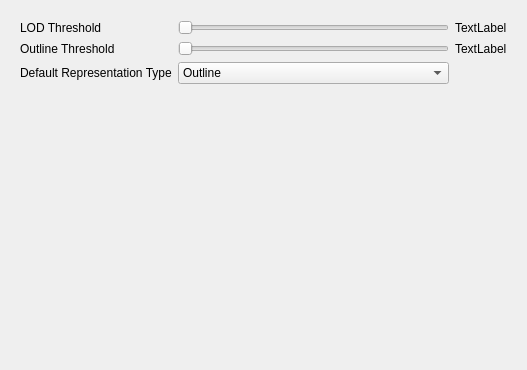
<?xml version="1.0" encoding="UTF-8"?>
<ui version="4.0">
 <class>qtCMBApplicationOptions</class>
 <widget class="QWidget" name="qtCMBApplicationOptions">
  <property name="geometry">
   <rect>
    <x>0</x>
    <y>0</y>
    <width>527</width>
    <height>370</height>
   </rect>
  </property>
  <property name="windowTitle">
   <string>Form</string>
  </property>
  <layout class="QVBoxLayout">
   <item>
    <widget class="QStackedWidget" name="stackedWidget">
     <property name="currentIndex">
      <number>2</number>
     </property>
     <widget class="QWidget" name="General">
      <layout class="QGridLayout" name="gridLayout">
       <item row="0" column="0">
        <widget class="QLabel" name="label_7">
         <property name="text">
          <string>Default directory to store meshes:</string>
         </property>
        </widget>
       </item>
       <item row="1" column="0" colspan="2">
        <widget class="QLineEdit" name="dirStoreMeshes"/>
       </item>
       <item row="2" column="0">
        <widget class="QLabel" name="label_8">
         <property name="text">
          <string>Default temp directory for scratch files:</string>
         </property>
        </widget>
       </item>
       <item row="3" column="0" colspan="2">
        <widget class="QLineEdit" name="dirTempScratchFiles"/>
       </item>
       <item row="3" column="2">
        <widget class="QPushButton" name="dirTempBrowserButton">
         <property name="sizePolicy">
          <sizepolicy hsizetype="Fixed" vsizetype="Fixed">
           <horstretch>0</horstretch>
           <verstretch>0</verstretch>
          </sizepolicy>
         </property>
         <property name="text">
          <string>Browse ...</string>
         </property>
        </widget>
       </item>
       <item row="4" column="0">
        <widget class="QLabel" name="label">
         <property name="text">
          <string>Maximum number of cloud points to be loaded:</string>
         </property>
        </widget>
       </item>
       <item row="4" column="1">
        <widget class="QLineEdit" name="maxNumberCloudPoints">
         <property name="toolTip">
          <string>&lt;html&gt;&lt;p&gt;Set the interval in &lt;b&gt;minutes&lt;/b&gt; after which the client sends a heart beat message to the server to avoid connection termination due to inactivity. &lt;b&gt;0&lt;/b&gt; means no heartbeats.&lt;/p&gt;&lt;/html&gt;</string>
         </property>
         <property name="statusTip">
          <string>&lt;html&gt;&lt;p&gt;Set the interval in &lt;b&gt;minutes&lt;/b&gt; after which the client sends a heart beat message to the server to avoid connection termination due to inactivity. &lt;b&gt;0&lt;/b&gt; means no heartbeats.&lt;/p&gt;&lt;/html&gt;</string>
         </property>
         <property name="whatsThis">
          <string>&lt;html&gt;&lt;p&gt;Set the interval in &lt;b&gt;minutes&lt;/b&gt; after which the client sends a heart beat message to the server to avoid connection termination due to inactivity. &lt;b&gt;0&lt;/b&gt; means no heartbeats.&lt;/p&gt;&lt;/html&gt;</string>
         </property>
        </widget>
       </item>
       <item row="5" column="0">
        <spacer name="verticalSpacer_3">
         <property name="orientation">
          <enum>Qt::Vertical</enum>
         </property>
         <property name="sizeHint" stdset="0">
          <size>
           <width>20</width>
           <height>40</height>
          </size>
         </property>
        </spacer>
       </item>
       <item row="1" column="2">
        <widget class="QPushButton" name="dirMeshBrowserButton">
         <property name="sizePolicy">
          <sizepolicy hsizetype="Fixed" vsizetype="Fixed">
           <horstretch>0</horstretch>
           <verstretch>0</verstretch>
          </sizepolicy>
         </property>
         <property name="text">
          <string>Browse ...</string>
         </property>
        </widget>
       </item>
      </layout>
     </widget>
     <widget class="QWidget" name="Colors">
      <layout class="QGridLayout" name="gridLayout_3">
       <item row="0" column="0">
        <widget class="pqColorChooserButton" name="BackgroundColor">
         <property name="sizePolicy">
          <sizepolicy hsizetype="Minimum" vsizetype="Fixed">
           <horstretch>0</horstretch>
           <verstretch>0</verstretch>
          </sizepolicy>
         </property>
         <property name="text">
          <string>Background Color</string>
         </property>
        </widget>
       </item>
       <item row="2" column="0">
        <widget class="QPushButton" name="pushButtonColorTable">
         <property name="text">
          <string>Choose Default Preset Color Table</string>
         </property>
        </widget>
       </item>
       <item row="1" column="0">
        <widget class="pqColorChooserButton" name="SelectionColor">
         <property name="sizePolicy">
          <sizepolicy hsizetype="Minimum" vsizetype="Fixed">
           <horstretch>0</horstretch>
           <verstretch>0</verstretch>
          </sizepolicy>
         </property>
         <property name="text">
          <string>Selection Color</string>
         </property>
        </widget>
       </item>
       <item row="3" column="0" colspan="3">
        <spacer>
         <property name="orientation">
          <enum>Qt::Vertical</enum>
         </property>
         <property name="sizeHint" stdset="0">
          <size>
           <width>364</width>
           <height>16</height>
          </size>
         </property>
        </spacer>
       </item>
       <item row="1" column="2">
        <widget class="QPushButton" name="ResetColorsToDefault">
         <property name="text">
          <string>Reset to Default</string>
         </property>
        </widget>
       </item>
       <item row="2" column="1" colspan="2">
        <widget class="QLabel" name="labelDefaultColorLUTName">
         <property name="frameShape">
          <enum>QFrame::Box</enum>
         </property>
         <property name="text">
          <string>Default Preset Color LUT Name</string>
         </property>
        </widget>
       </item>
      </layout>
     </widget>
     <widget class="QWidget" name="RenderView">
      <layout class="QGridLayout" name="gridLayout_2">
       <item row="0" column="0">
        <widget class="QLabel" name="label_3">
         <property name="text">
          <string>LOD Threshold</string>
         </property>
        </widget>
       </item>
       <item row="0" column="4">
        <widget class="QLabel" name="lodThresholdLabel">
         <property name="enabled">
          <bool>true</bool>
         </property>
         <property name="text">
          <string>TextLabel</string>
         </property>
        </widget>
       </item>
       <item row="1" column="0">
        <widget class="QLabel" name="label_5">
         <property name="text">
          <string>Outline Threshold</string>
         </property>
        </widget>
       </item>
       <item row="1" column="4">
        <widget class="QLabel" name="outlineThresholdLabel">
         <property name="enabled">
          <bool>true</bool>
         </property>
         <property name="text">
          <string>TextLabel</string>
         </property>
        </widget>
       </item>
       <item row="3" column="0" colspan="2">
        <widget class="QLabel" name="label_4">
         <property name="text">
          <string>Default Representation Type</string>
         </property>
        </widget>
       </item>
       <item row="4" column="0">
        <spacer name="verticalSpacer">
         <property name="orientation">
          <enum>Qt::Vertical</enum>
         </property>
         <property name="sizeHint" stdset="0">
          <size>
           <width>20</width>
           <height>40</height>
          </size>
         </property>
        </spacer>
       </item>
       <item row="1" column="2">
        <widget class="QSlider" name="outlineThreshold">
         <property name="toolTip">
          <string>&lt;html&gt;&lt;head&gt;&lt;meta name=&quot;qrichtext&quot; content=&quot;1&quot; /&gt;&lt;/head&gt;&lt;body style=&quot; white-space: pre-wrap; font-family:Sans Serif; font-size:9pt; font-weight:400; font-style:normal; text-decoration:none;&quot;&gt;&lt;p style=&quot; margin-top:0px; margin-bottom:0px; margin-left:0px; margin-right:0px; -qt-block-indent:0; text-indent:0px;&quot;&gt;This slider determines the default representation to use for unstructured grid datasets. If the dataset has more cells than this threshold, then an outline is used. Otherwise, the surface is extracted. &lt;b&gt;Left:&lt;/b&gt; Use surface representation as default. &lt;b&gt;Right:&lt;/b&gt; Use outline representation as default.&lt;/p&gt;&lt;/body&gt;&lt;/html&gt;</string>
         </property>
         <property name="whatsThis">
          <string>&lt;html&gt;&lt;head&gt;&lt;meta name=&quot;qrichtext&quot; content=&quot;1&quot; /&gt;&lt;/head&gt;&lt;body style=&quot; white-space: pre-wrap; font-family:Sans Serif; font-size:9pt; font-weight:400; font-style:normal; text-decoration:none;&quot;&gt;&lt;p style=&quot; margin-top:0px; margin-bottom:0px; margin-left:0px; margin-right:0px; -qt-block-indent:0; text-indent:0px;&quot;&gt;This slider determines the default representation to use for unstructured grid datasets. If the dataset has more cells than this threshold, then an outline is used. Otherwise, the surface is extracted. &lt;b&gt;Left:&lt;/b&gt; Use surface representation as default. &lt;b&gt;Right:&lt;/b&gt; Use outline representation as default.&lt;/p&gt;&lt;/body&gt;&lt;/html&gt;</string>
         </property>
         <property name="minimum">
          <number>0</number>
         </property>
         <property name="maximum">
          <number>5000</number>
         </property>
         <property name="orientation">
          <enum>Qt::Horizontal</enum>
         </property>
        </widget>
       </item>
       <item row="0" column="2">
        <widget class="QSlider" name="lodThreshold">
         <property name="enabled">
          <bool>true</bool>
         </property>
         <property name="toolTip">
          <string>&lt;html&gt;&lt;head&gt;&lt;meta name=&quot;qrichtext&quot; content=&quot;1&quot; /&gt;&lt;/head&gt;&lt;body style=&quot; white-space: pre-wrap; font-family:Sans Serif; font-size:9pt; font-weight:400; font-style:normal; text-decoration:none;&quot;&gt;&lt;p style=&quot; margin-top:0px; margin-bottom:0px; margin-left:0px; margin-right:0px; -qt-block-indent:0; text-indent:0px;&quot;&gt;This slider determines whether to use decimated models during interaction. Threshold criteria is based on size of geometry in megabytes. &lt;b&gt;Left:&lt;/b&gt; Always use decimated models. &lt;b&gt;Right:&lt;/b&gt; Always use full resolution.&lt;/p&gt;&lt;/body&gt;&lt;/html&gt;</string>
         </property>
         <property name="whatsThis">
          <string>&lt;html&gt;&lt;head&gt;&lt;meta name=&quot;qrichtext&quot; content=&quot;1&quot; /&gt;&lt;/head&gt;&lt;body style=&quot; white-space: pre-wrap; font-family:Sans Serif; font-size:9pt; font-weight:400; font-style:normal; text-decoration:none;&quot;&gt;&lt;p style=&quot; margin-top:0px; margin-bottom:0px; margin-left:0px; margin-right:0px; -qt-block-indent:0; text-indent:0px;&quot;&gt;This slider determines whether to use decimated models during interaction. Threshold criteria is based on size of geometry in megabytes. &lt;b&gt;Left:&lt;/b&gt; Always use decimated models. &lt;b&gt;Right:&lt;/b&gt; Always use full resolution.&lt;/p&gt;&lt;/body&gt;&lt;/html&gt;</string>
         </property>
         <property name="maximum">
          <number>10000</number>
         </property>
         <property name="singleStep">
          <number>10</number>
         </property>
         <property name="pageStep">
          <number>100</number>
         </property>
         <property name="orientation">
          <enum>Qt::Horizontal</enum>
         </property>
        </widget>
       </item>
       <item row="3" column="2">
        <widget class="QComboBox" name="DefaultRepresentationType">
         <item>
          <property name="text">
           <string>Outline</string>
          </property>
         </item>
         <item>
          <property name="text">
           <string>Points</string>
          </property>
         </item>
         <item>
          <property name="text">
           <string>Surface</string>
          </property>
         </item>
         <item>
          <property name="text">
           <string>Surface With Edges</string>
          </property>
         </item>
         <item>
          <property name="text">
           <string>Wireframe</string>
          </property>
         </item>
        </widget>
       </item>
      </layout>
     </widget>
    </widget>
   </item>
  </layout>
 </widget>
 <customwidgets>
  <customwidget>
   <class>pqColorChooserButton</class>
   <extends>QPushButton</extends>
   <header>pqColorChooserButton.h</header>
  </customwidget>
 </customwidgets>
 <tabstops>
  <tabstop>maxNumberCloudPoints</tabstop>
  <tabstop>BackgroundColor</tabstop>
  <tabstop>SelectionColor</tabstop>
 </tabstops>
 <resources/>
 <connections/>
 <designerdata>
  <property name="gridDeltaX">
   <number>2</number>
  </property>
  <property name="gridDeltaY">
   <number>2</number>
  </property>
  <property name="gridSnapX">
   <bool>true</bool>
  </property>
  <property name="gridSnapY">
   <bool>true</bool>
  </property>
  <property name="gridVisible">
   <bool>true</bool>
  </property>
 </designerdata>
</ui>
